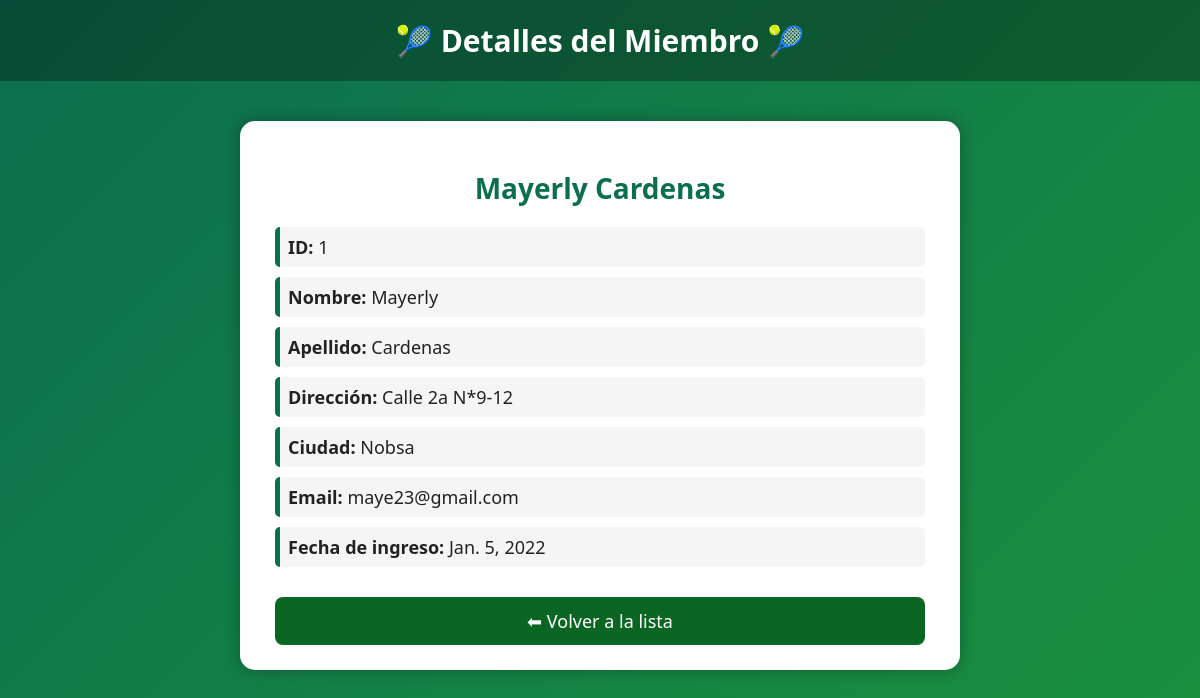
The app's page /members/details/1 with its own data.
### members/models.py (models this page shows)
class Member(models.Model):
  firstname = models.CharField(max_length=255)
  lastname = models.CharField(max_length=255)
  phone = models.IntegerField(null=True)
  joined_date = models.DateField(null=True)
  email = models.EmailField(null=True)
  address = models.CharField(max_length=255, null=True)
  city = models.CharField(max_length=255, null=True)

### members/views.py (the view)
# urls.py: path('members/details/<int:id>', views.details, name='details'),
def details(request, id):
  mymember = Member.objects.get(id=id)
  template = loader.get_template('details.html')
  context = {
    'miembro': mymember,
  }
  return HttpResponse(template.render(context, request))

### members/templates/details.html (shortened to what this page needs)
<!DOCTYPE html>
<html lang="es">
<head>
</head>
<body>
<header>
    🎾 Detalles del Miembro 🎾
</header>
<div class="container">
    <h2>{{ miembro.firstname }} {{ miembro.lastname }}</h2>
    <div class="info-box">
        <p><strong>ID:</strong> {{ miembro.id }}</p>
        <p><strong>Nombre:</strong> {{ miembro.firstname }}</p>
        <p><strong>Apellido:</strong> {{ miembro.lastname }}</p>
        <p><strong>Dirección:</strong> {{ miembro.address }}</p>
        <p><strong>Ciudad:</strong> {{ miembro.city }}</p>
        <p><strong>Email:</strong> {{ miembro.email }}</p>
        <p><strong>Fecha de ingreso:</strong> {{ miembro.joined_date }}</p>
    </div>
    <a class="back-btn" href="/members/">⬅ Volver a la lista</a>
</div>
</body>
</html>

### members/templates/details.html (style rules this page uses)
body { margin: 0; font-family: 'Segoe UI', Tahoma, Geneva, Verdana, sans-serif; background: linear-gradient(135deg, #0b6e4f, #1a8f3e); color: #fff; }
header { background: rgba(0,0,0,0.3); padding: 20px; text-align: center; font-size: 30px; font-weight: bold; }
.container { max-width: 650px; margin: 40px auto; background: white; color: #222; padding: 25px 35px; border-radius: 15px; box-shadow: 0 0 15px rgba(0,0,0,0.3); }
h2 { text-align: center; color: #0b6e4f; margin-bottom: 20px; font-size: 28px; }
.info-box { margin-top: 20px; }
.info-box p { font-size: 18px; margin: 10px 0; padding: 8px; background: #f5f5f5; border-left: 5px solid #0b6e4f; border-radius: 5px; }
.back-btn { display: block; margin-top: 30px; text-align: center; padding: 12px; background: #0b6623; color: white; text-decoration: none; font-size: 18px; border-radius: 8px; transition: 0.3s; }

### records on screen
Member: firstname "Mayerly", lastname "Cardenas", id "1", address "Calle 2a N*9-12", city "Nobsa", email "maye23@gmail.com", joined_date "Jan. 5, 2022"
